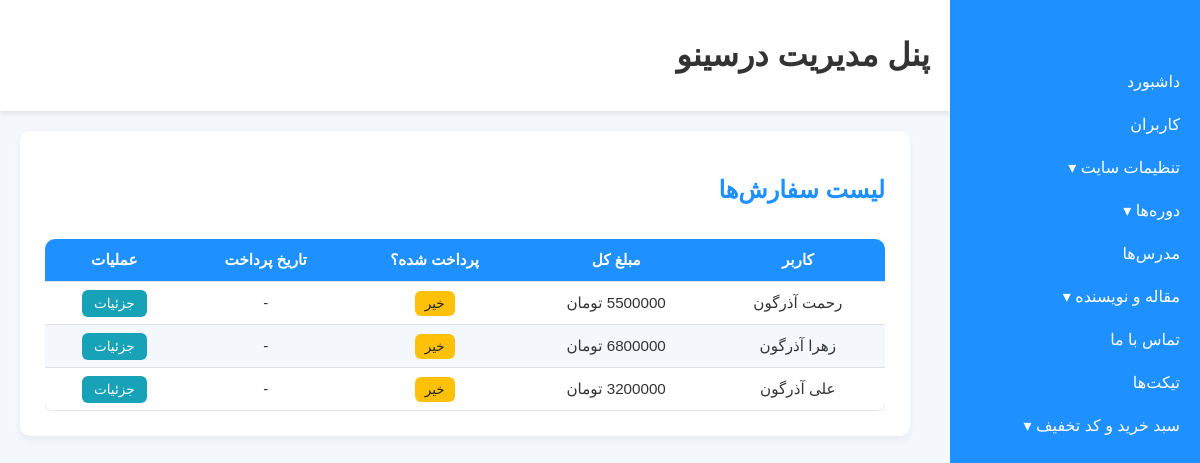
Page /admin_panel/orders/ (signed in) on the committed database.
### cart_module/models.py (models this page shows, shortened)
class Order(models.Model):
    user = models.ForeignKey(User, on_delete=models.CASCADE, related_name='orders', verbose_name='کاربر')
    is_paid = models.BooleanField(verbose_name="نهایی شده/نشده", default=False)
    payment_date = models.DateField(verbose_name='تاریخ پرداخت', null=True, blank=True)
    discount = models.ForeignKey(DiscountCode, null=True, blank=True, on_delete=models.SET_NULL, verbose_name="کد تخفیف")
    @property
    def total_price(self):
        total = self.items.aggregate(total=Sum(F('price')))['total'] or 0
        if self.discount and self.discount.active:
            total -= self.discount.amount
            if total < 0:
                total = 0
        return total
    class Meta:
        verbose_name = "سبد خرید"
        verbose_name_plural = " سبد خرید کاربران "

### account_module/models.py (models this page shows, shortened)
class User(AbstractUser):
    image = models.ImageField(upload_to="images/profile", default="images/profile/Profile.png" ,verbose_name='تصویر پروفایل', null=True , blank=True)
    phone_number = models.CharField(max_length=200 , verbose_name='شماره تماس', null=True, blank=True)
    groups = models.ManyToManyField(
        'auth.Group',
        related_name="account_users",
        blank=True
    )
    user_permissions = models.ManyToManyField(
        'auth.Permission',
        related_name = "account_users_permissions",
        blank=True
    )
    class Meta:
        verbose_name = 'کاربر'
        verbose_name_plural = 'کاربران'

### admin_panel/views.py (the view)
class OrderListView(StaffRequiredMixin, ListView):
    model = Order
    template_name = 'admin_panel/cart/order_list.html'
    context_object_name = 'orders'
    ordering = ['-id']

### admin_panel/views.py (called while the page is built)
    def test_func(self):
        return self.request.user.is_staff

### context_processors/context_processors.py (called while the page is built)
def site_footer(request):
    site_setting = SiteSetting.objects.filter(is_main_setting=True).first()
    footer_link_boxes = FooterLinkBox.objects.prefetch_related('links').all()
    return{'footer_link_boxes':footer_link_boxes, 'setting':site_setting }

### admin_panel/templates/admin_panel/cart/order_list.html
{% extends "admin_panel/admin_panel_base.html" %}
{% load humanize %}
{% block content %}
<div class="table-wrapper mt-4">
    <div class="table-header d-flex justify-content-between align-items-center mb-3">
        <h2 class="page-title">لیست سفارش‌ها</h2>
    </div>
    <div class="table-container">
        <table class="custom-table">
            <thead>
                <tr>
                    <th>کاربر</th>
                    <th>مبلغ کل</th>
                    <th>پرداخت شده؟</th>
                    <th>تاریخ پرداخت</th>
                    <th>عملیات</th>
                </tr>
            </thead>
            <tbody>
                {% for order in orders %}
                <tr>
                    <td>{{ order.user.get_full_name|default:order.user.username }}</td>
                    <td>{{ order.total_price|intcomma }} تومان</td>
                    <td>
                        {% if order.is_paid %}
                            <span class="badge bg-success">بله</span>
                        {% else %}
                            <span class="badge bg-warning">خیر</span>
                        {% endif %}
                    </td>
                    <td>{{ order.payment_date|date:"Y/m/d - H:i"|default:"-" }}</td>
                    <td>
                        <a href="{% url 'admin_panel:order_detail' order.pk %}" class="btn-view">جزئیات</a>
                    </td>
                </tr>
                {% empty %}
                <tr>
                    <td colspan="5" class="text-center text-muted">هیچ سفارشی ثبت نشده است.</td>
                </tr>
                {% endfor %}
            </tbody>
        </table>
    </div>
</div>
{% endblock %}

### static/css/admin_panel.css (style rules this page uses)
body { font-family: 'Vazir', sans-serif; margin: 0; padding: 0; background-color: #f4f7fc; color: #333; }
.page-title { font-size: 1.6rem; margin-bottom: 20px; }
.table-container { overflow-x: auto; }
.custom-table { width: 100%; border-collapse: collapse; background-color: #fff; box-shadow: 0 2px 8px rgba(0,0,0,0.1); border-radius: 10px; overflow: hidden; }
.custom-table th, .custom-table td { padding: 12px 15px; text-align: center; border-bottom: 1px solid #ddd; }
.custom-table th { background-color: #1E90FF; color: #fff; font-weight: bold; }
.custom-table tr:nth-child(even) { background-color: #f4f7fc; }
.page-title { font-size: 1.6rem; font-weight: bold; margin-bottom: 20px; text-align: center; color: #1E90FF; }
.table-wrapper { margin: 30px auto; max-width: 1000px; }
.table-header { display: flex; justify-content: space-between; align-items: center; margin-bottom: 15px; }
.page-title { font-size: 1.6rem; font-weight: bold; color: #1E90FF; }
.custom-table { width: 100%; border-collapse: collapse; background-color: #fff; box-shadow: 0 2px 12px rgba(0,0,0,0.1); border-radius: 10px; overflow: hidden; }
.table-wrapper { margin: 30px auto; max-width: 900px; }
.page-title { font-size: 1.5rem; font-weight: bold; margin-bottom: 20px; text-align: center; color: #1E90FF; }
.table-header { margin-bottom: 15px; }
.page-title { font-size: 1.5rem; font-weight: bold; color: #1E90FF; text-align: center; }
.custom-table { width: 100%; border-collapse: collapse; background-color: #fff; border-radius: 10px; overflow: hidden; box-shadow: 0 2px 12px rgba(0,0,0,0.1); }
.btn-view { padding: 6px 12px; background-color: #1E90FF; color: #fff; border-radius: 5px; text-decoration: none; font-size: 0.85rem; }
.table-wrapper { max-width: 1000px; margin: 30px auto; padding: 20px; background-color: #fff; border-radius: 12px; box-shadow: 0 4px 15px rgba(0,0,0,0.08); }
.page-title { text-align: center; font-size: 1.5rem; color: #1E90FF; margin-bottom: 20px; }
.custom-table { width: 100%; border-collapse: collapse; }
.custom-table th, .custom-table td { padding: 12px 15px; text-align: center; border-bottom: 1px solid #eee; }
.page-title { color: #1E90FF; text-align: center; margin-bottom: 20px; }
.page-title { margin-bottom: 25px; }
.table-wrapper { background-color: #fff; padding: 25px; border-radius: 10px; box-shadow: 0 4px 8px rgba(0,0,0,0.05); max-width: 1000px; margin: 0 auto 40px auto; }
.table-header .page-title { font-size: 1.5rem; font-weight: 600; }
.custom-table { width: 100%; border-collapse: collapse; font-size: 0.95rem; }
.custom-table th, .custom-table td { padding: 12px 15px; border-bottom: 1px solid #dee2e6; text-align: center; }
.custom-table thead { background-color: #f8f9fa; font-weight: 600; }
.btn-view { background-color: #17a2b8; color: #fff; padding: 6px 12px; border-radius: 6px; text-decoration: none; font-size: 0.85rem; }
.badge.bg-warning { background-color: #ffc107 !important; color: #212529 !important; }
.page-title { font-size: 1.6rem; font-weight: 600; }
.table-container { overflow-x: auto; margin-top: 15px; }
.badge { font-size: 0.85rem; padding: 5px 10px; border-radius: 6px; }
.page-title { font-size: 1.8rem; margin-bottom: 20px; font-weight: 600; }

### rows in the picture
Order: user.get_full_name "رحمت آذرگون", is_paid "خیر", payment_date "-"
Order: user.get_full_name "زهرا آذرگون", is_paid "خیر", payment_date "-"
Order: user.get_full_name "علی آذرگون", is_paid "خیر", payment_date "-"
